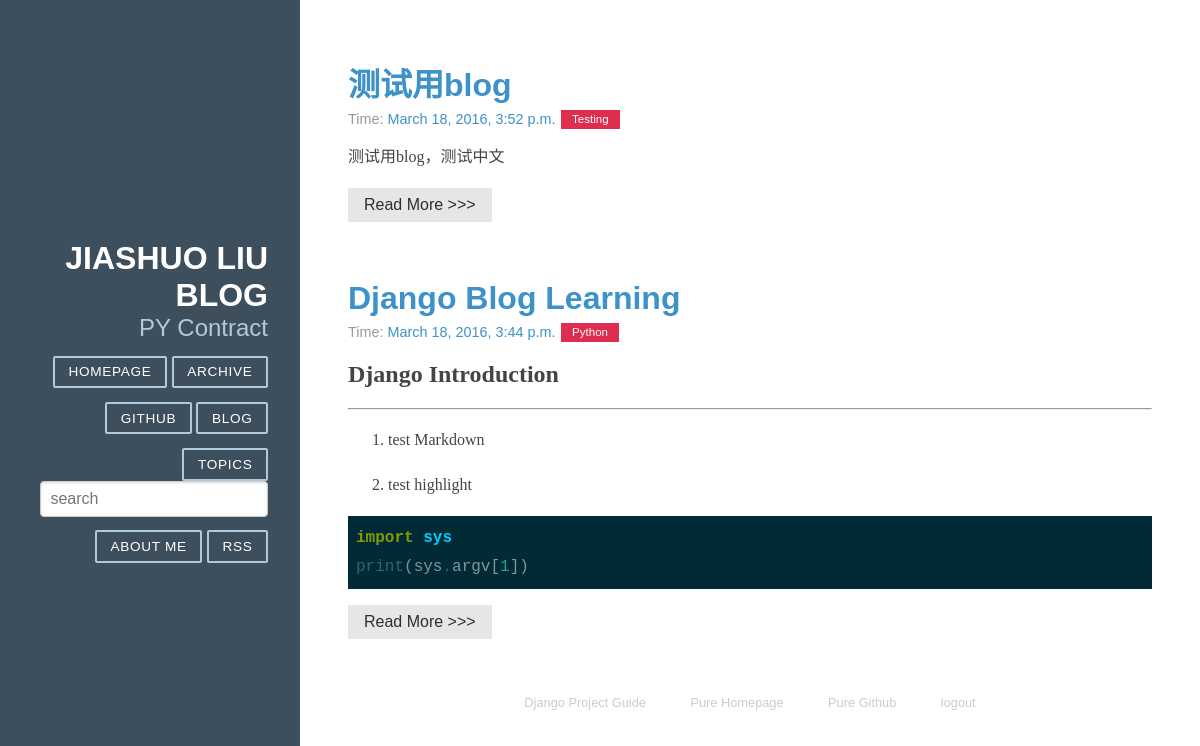
Before: / (signed in) with the older database file.
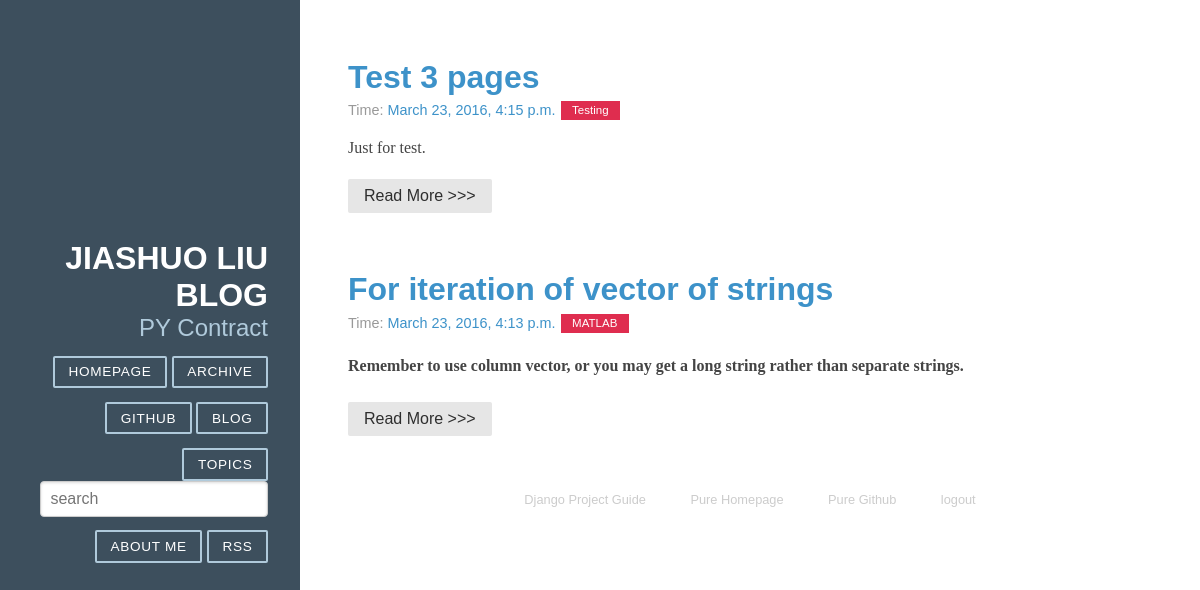
After: the same page with the newer database file.
### article/models.py (models this page shows, shortened)
class Article(models.Model):
    title = models.CharField(max_length=100)
    category = models.CharField(max_length=50, blank=True)
    date_time = models.DateTimeField(auto_now_add=True)
    content = models.TextField(blank=True, null=True)
    class Meta:
        ordering = ['-date_time']

### article/views.py (the view)
# urls.py: 2. Add a URL to urlpatterns:  url(r'^$', views.home, name='home')
@login_required
def home(request):
    posts = Article.objects.all()
    paginator = Paginator(posts, 2)
    page = request.GET.get('page')
    try:
        post_list = paginator.page(page)
    except PageNotAnInteger:
        post_list = paginator.page(1)
    except EmptyPage:
        post_list = paginator.page(paginator.num_pages)
    return render(request, 'home.html', {'post_list':post_list})

### article/templatetags/custom_markdown.py (called while the page is built)
@register.filter(is_safe=True)
@stringfilter
def custom_markdown(value):
    return mark_safe(markdown.markdown(value,
        extensions=['markdown.extensions.fenced_code', 'markdown.extensions.codehilite'],
        safe_mode=True,
        enable_attributes=False))

### templates/home.html
{% extends "base.html" %}
{% load custom_markdown %}
{% block content %}
<div class="posts">
    {% for post in post_list %}
        <section class="post">
            <header class="post-header">
                <h2 class="post-title"><a href="{% url 'detail' idx=post.id %}">{{ post.title }}</a></h2>
                <p class="post-meta">
                    Time: <a class="post-author" href="#">{{ post.date_time }}</a> <a class="post-category post-category-js" href="#">{{ post.category }}</a>
                </p>
            </header>
            <div class="post-description">
                <p>{{ post.content|custom_markdown }}</p>
            </div>
            <a class="pure-button" href="{% url 'detail' idx=post.id %}">Read More >>></a>
        </section>
    {% endfor %}
</div>
{% endblock %}

Changed rows visible on the page:
no longer on this page (row unchanged): Article: title "测试用blog", date_time "March 18, 2016, 3:52 p.m.", category "Testing", content|custom_markdown "测试用blog，测试中文"
no longer on this page (row edited): Article: title "Django Blog Learning", date_time "March 18, 2016, 3:44 p.m.", category "Python", content|custom_markdown "Django Introduction test Markdown test highlight import sys print ( sys . argv [ 1 ])"
added Article: title "Test 3 pages", date_time "March 23, 2016, 4:15 p.m.", category "Testing", content|custom_markdown "Just for test."
added Article: title "For iteration of vector of strings", date_time "March 23, 2016, 4:13 p.m.", category "MATLAB", content|custom_markdown "Remember to use column vector, or you may get a long string rather than separate strings."
